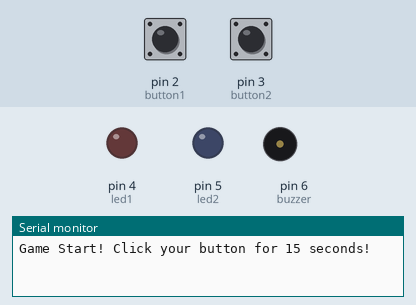
Simulated run of this sketch. Board: Arduino Uno, built with avr-gcc and run on an emulated ATmega328P. Shown: output pins drawn as LEDs (lit = HIGH), buzzer (waves = sounding, pin HIGH), the last lines printed to the serial monitor. The test bench sets the inputs (shaded band); at power-on: pin 2 (button1) LOW, pin 3 (button2) LOW.

Above: at 1.2 s.
1.3 s: pin 2 (button1) pulled HIGH for 0.15 s
At 1.8 s:
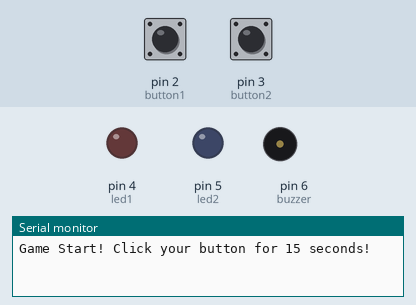
2.9 s: pin 3 (button2) pulled HIGH for 0.15 s
At 15.8 s:
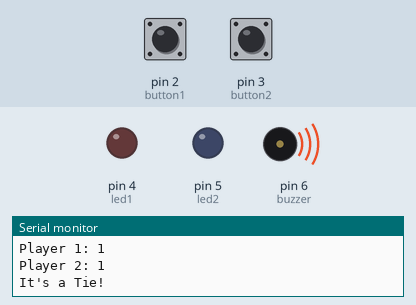
Timing chart, 0 to 34.5 s (numbered marks = the images above; inputs shaded):
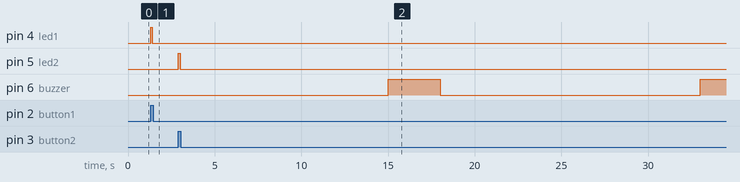

Measured:
- after the input at 1.3 s, pin 4 (led1): LOW → HIGH at once, → LOW 0.10 s later
- after the input at 2.9 s, pin 5 (led2): LOW → HIGH at once, → LOW 0.10 s later

The sketch:

sketch.ino
```cpp
int button1 = 2;
int button2 = 3;
int led1 = 4;
int led2 = 5;
int buzzer = 6;

int score1 = 0;
int score2 = 0;

void setup() {
  pinMode(button1, INPUT);
  pinMode(button2, INPUT);
  //pinMode(button1, INPUT_PULLUP);
  //pinMode(button2, INPUT_PULLUP);
  pinMode(led1, OUTPUT);
  pinMode(led2, OUTPUT);
  pinMode(buzzer, OUTPUT);

  Serial.begin(9600);
  Serial.println("Game Start! Click your button for 15 seconds!");
}

void loop() {
  unsigned long startTime = millis();

  // Game runs for 15 seconds
  while (millis() - startTime < 15000) {

    // Player 1
    if (digitalRead(button1) == HIGH){
      score1++;
      digitalWrite(led1, HIGH);
      delay(100);
      digitalWrite(led1, LOW);
      // wait until released
      while(digitalRead(button1) == HIGH);
    }

    // Player 2
    if (digitalRead(button2) == HIGH) {
      score2++;
      digitalWrite(led2, HIGH);
      delay(100);
      digitalWrite(led2, LOW);
      while(digitalRead(button2) == HIGH);
    }
  }

  // After 15s → buzzer on and show result
  digitalWrite(buzzer, HIGH);
  Serial.println("Time is up!");
  Serial.print("Player 1: "); Serial.println(score1);
  Serial.print("Player 2: "); Serial.println(score2);

  if (score1 > score2) {
    Serial.println("Player 1 Wins!");
  }
  else if (score2 > score1) {
    Serial.println("Player 2 Wins!");
  }
  else {
    Serial.println("It's a Tie!");
  }


  // Keep buzzer on for 3 seconds, then stop
  delay(3000);
  digitalWrite(buzzer, LOW);

  // Game ends here; to play again, press RESET button
}
```
